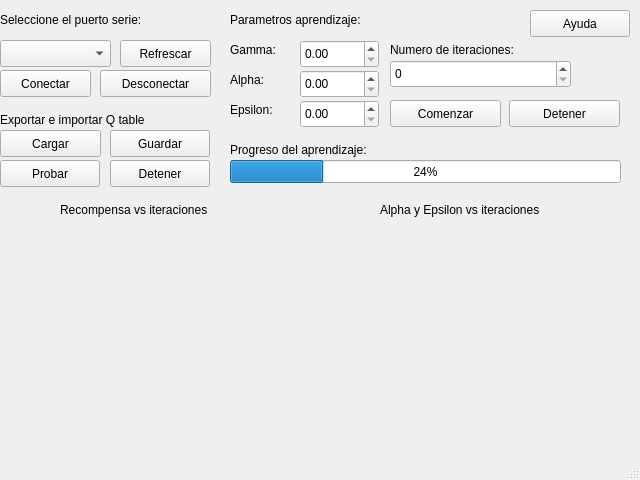
<?xml version="1.0" encoding="UTF-8"?>
<ui version="4.0">
 <class>MainWindow</class>
 <widget class="QMainWindow" name="MainWindow">
  <property name="geometry">
   <rect>
    <x>0</x>
    <y>0</y>
    <width>640</width>
    <height>480</height>
   </rect>
  </property>
  <property name="minimumSize">
   <size>
    <width>640</width>
    <height>480</height>
   </size>
  </property>
  <property name="maximumSize">
   <size>
    <width>640</width>
    <height>480</height>
   </size>
  </property>
  <property name="windowTitle">
   <string>Cart Pole Q Learning</string>
  </property>
  <widget class="QWidget" name="centralwidget">
   <widget class="QComboBox" name="CB_Puerto">
    <property name="geometry">
     <rect>
      <x>0</x>
      <y>40</y>
      <width>111</width>
      <height>27</height>
     </rect>
    </property>
   </widget>
   <widget class="QLabel" name="label">
    <property name="geometry">
     <rect>
      <x>0</x>
      <y>10</y>
      <width>221</width>
      <height>19</height>
     </rect>
    </property>
    <property name="text">
     <string>Seleccione el puerto serie:</string>
    </property>
   </widget>
   <widget class="QPushButton" name="B_Refrescar">
    <property name="geometry">
     <rect>
      <x>120</x>
      <y>40</y>
      <width>91</width>
      <height>27</height>
     </rect>
    </property>
    <property name="text">
     <string>Refrescar</string>
    </property>
   </widget>
   <widget class="QLabel" name="label_2">
    <property name="geometry">
     <rect>
      <x>230</x>
      <y>10</y>
      <width>201</width>
      <height>19</height>
     </rect>
    </property>
    <property name="text">
     <string>Parametros aprendizaje:</string>
    </property>
   </widget>
   <widget class="QPushButton" name="B_Conectar">
    <property name="geometry">
     <rect>
      <x>0</x>
      <y>70</y>
      <width>91</width>
      <height>27</height>
     </rect>
    </property>
    <property name="text">
     <string>Conectar</string>
    </property>
   </widget>
   <widget class="QPushButton" name="B_Desconectar">
    <property name="geometry">
     <rect>
      <x>100</x>
      <y>70</y>
      <width>111</width>
      <height>27</height>
     </rect>
    </property>
    <property name="text">
     <string>Desconectar</string>
    </property>
   </widget>
   <widget class="QLabel" name="label_3">
    <property name="geometry">
     <rect>
      <x>230</x>
      <y>40</y>
      <width>79</width>
      <height>19</height>
     </rect>
    </property>
    <property name="text">
     <string>Gamma:</string>
    </property>
   </widget>
   <widget class="QLabel" name="label_4">
    <property name="geometry">
     <rect>
      <x>230</x>
      <y>70</y>
      <width>79</width>
      <height>19</height>
     </rect>
    </property>
    <property name="text">
     <string>Alpha:</string>
    </property>
   </widget>
   <widget class="QLabel" name="label_5">
    <property name="geometry">
     <rect>
      <x>230</x>
      <y>100</y>
      <width>79</width>
      <height>19</height>
     </rect>
    </property>
    <property name="text">
     <string>Epsilon:</string>
    </property>
   </widget>
   <widget class="QDoubleSpinBox" name="doubleSpinBox">
    <property name="geometry">
     <rect>
      <x>300</x>
      <y>40</y>
      <width>79</width>
      <height>28</height>
     </rect>
    </property>
   </widget>
   <widget class="QDoubleSpinBox" name="doubleSpinBox_2">
    <property name="geometry">
     <rect>
      <x>300</x>
      <y>70</y>
      <width>79</width>
      <height>28</height>
     </rect>
    </property>
   </widget>
   <widget class="QDoubleSpinBox" name="doubleSpinBox_3">
    <property name="geometry">
     <rect>
      <x>300</x>
      <y>100</y>
      <width>79</width>
      <height>28</height>
     </rect>
    </property>
   </widget>
   <widget class="QLabel" name="label_6">
    <property name="geometry">
     <rect>
      <x>390</x>
      <y>40</y>
      <width>191</width>
      <height>19</height>
     </rect>
    </property>
    <property name="text">
     <string>Numero de iteraciones:</string>
    </property>
   </widget>
   <widget class="QSpinBox" name="spinBox">
    <property name="geometry">
     <rect>
      <x>390</x>
      <y>60</y>
      <width>181</width>
      <height>28</height>
     </rect>
    </property>
   </widget>
   <widget class="QPushButton" name="B_Comenzar">
    <property name="geometry">
     <rect>
      <x>390</x>
      <y>100</y>
      <width>111</width>
      <height>27</height>
     </rect>
    </property>
    <property name="text">
     <string>Comenzar</string>
    </property>
   </widget>
   <widget class="QPushButton" name="B_DetenerA">
    <property name="geometry">
     <rect>
      <x>509</x>
      <y>100</y>
      <width>111</width>
      <height>27</height>
     </rect>
    </property>
    <property name="text">
     <string>Detener</string>
    </property>
   </widget>
   <widget class="QProgressBar" name="Barra_Progreso">
    <property name="geometry">
     <rect>
      <x>230</x>
      <y>160</y>
      <width>391</width>
      <height>23</height>
     </rect>
    </property>
    <property name="value">
     <number>24</number>
    </property>
   </widget>
   <widget class="QLabel" name="label_7">
    <property name="geometry">
     <rect>
      <x>230</x>
      <y>140</y>
      <width>211</width>
      <height>19</height>
     </rect>
    </property>
    <property name="text">
     <string>Progreso del aprendizaje:</string>
    </property>
   </widget>
   <widget class="QPushButton" name="B_Ayuda">
    <property name="geometry">
     <rect>
      <x>530</x>
      <y>10</y>
      <width>100</width>
      <height>27</height>
     </rect>
    </property>
    <property name="text">
     <string>Ayuda</string>
    </property>
   </widget>
   <widget class="QLabel" name="label_8">
    <property name="geometry">
     <rect>
      <x>60</x>
      <y>200</y>
      <width>221</width>
      <height>19</height>
     </rect>
    </property>
    <property name="text">
     <string>Recompensa vs iteraciones</string>
    </property>
   </widget>
   <widget class="QLabel" name="label_9">
    <property name="geometry">
     <rect>
      <x>380</x>
      <y>200</y>
      <width>241</width>
      <height>19</height>
     </rect>
    </property>
    <property name="text">
     <string>Alpha y Epsilon vs iteraciones</string>
    </property>
   </widget>
   <widget class="QLabel" name="label_10">
    <property name="geometry">
     <rect>
      <x>0</x>
      <y>110</y>
      <width>221</width>
      <height>19</height>
     </rect>
    </property>
    <property name="text">
     <string>Exportar e importar Q table</string>
    </property>
   </widget>
   <widget class="QPushButton" name="B_Cargar">
    <property name="geometry">
     <rect>
      <x>0</x>
      <y>130</y>
      <width>101</width>
      <height>27</height>
     </rect>
    </property>
    <property name="text">
     <string>Cargar</string>
    </property>
   </widget>
   <widget class="QPushButton" name="B_Guardar">
    <property name="geometry">
     <rect>
      <x>110</x>
      <y>130</y>
      <width>100</width>
      <height>27</height>
     </rect>
    </property>
    <property name="text">
     <string>Guardar</string>
    </property>
   </widget>
   <widget class="QPushButton" name="B_Probar">
    <property name="geometry">
     <rect>
      <x>0</x>
      <y>160</y>
      <width>100</width>
      <height>27</height>
     </rect>
    </property>
    <property name="text">
     <string>Probar</string>
    </property>
   </widget>
   <widget class="QPushButton" name="B_DetenerP">
    <property name="geometry">
     <rect>
      <x>110</x>
      <y>160</y>
      <width>100</width>
      <height>27</height>
     </rect>
    </property>
    <property name="text">
     <string>Detener</string>
    </property>
   </widget>
   <widget class="QWidget" name="WG_1" native="true">
    <property name="geometry">
     <rect>
      <x>10</x>
      <y>220</y>
      <width>301</width>
      <height>221</height>
     </rect>
    </property>
   </widget>
   <widget class="QWidget" name="WG_2" native="true">
    <property name="geometry">
     <rect>
      <x>320</x>
      <y>220</y>
      <width>301</width>
      <height>221</height>
     </rect>
    </property>
   </widget>
  </widget>
  <widget class="QStatusBar" name="statusbar"/>
 </widget>
 <resources/>
 <connections/>
</ui>
